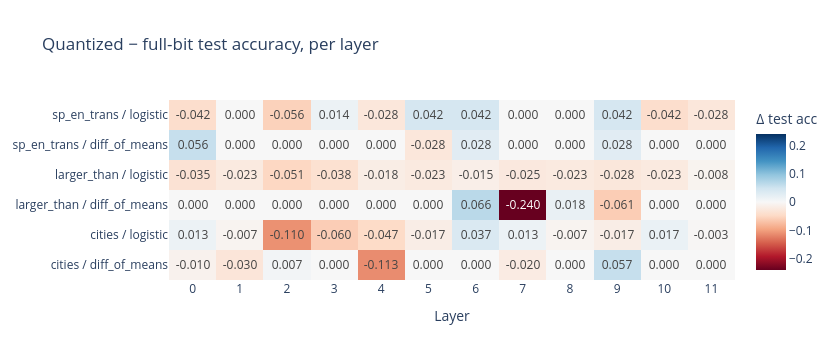

Notebook cell for this chart:
### Markdown cell above
## Quantized minus full-bit test accuracy, by layer

For each `(dataset, probe_type)` pair, a heatmap over layers of
`test_acc[quantized] - test_acc[full_bit]`.

### Code cell
pivot = results.pivot_table(index=["dataset", "probe_type", "layer"], columns="model_variant", values="test_acc").reset_index()
pivot["delta_quantized_minus_full"] = pivot["quantized"] - pivot["full_bit"]
pivot["row_label"] = pivot["dataset"] + " / " + pivot["probe_type"]

heat = pivot.pivot(index="row_label", columns="layer", values="delta_quantized_minus_full")
heat = heat.reindex(sorted(heat.index))

max_abs = float(heat.abs().to_numpy().max())
fig = go.Figure(
    go.Heatmap(
        z=heat.values,
        x=[str(c) for c in heat.columns],
        y=heat.index,
        colorscale="RdBu",
        zmid=0,
        zmin=-max_abs,
        zmax=max_abs,
        colorbar=dict(title="Δ test acc"),
        text=[[f"{v:.3f}" for v in row] for row in heat.values],
        texttemplate="%{text}",
    )
)
fig.update_layout(
    title="Quantized − full-bit test accuracy, per layer",
    xaxis_title="Layer",
    height=120 + 40 * len(heat.index),
    width=120 + 60 * len(heat.columns),
)
fig.show()

### Figure 1 — Plotly figure (JSON) as saved in the notebook; plotly's stock layout.template omitted (floating-point values rounded to 4 significant figures)
{"data": [{"colorbar": {"title": {"text": "Δ test acc"}}, "colorscale": [[0, "rgb(103,0,31)"], [0.1, "rgb(178,24,43)"], [0.2, "rgb(214,96,77)"], [0.3, "rgb(244,165,130)"], [0.4, "rgb(253,219,199)"], [0.5, "rgb(247,247,247)"], [0.6, "rgb(209,229,240)"], [0.7, "rgb(146,197,222)"], [0.8, "rgb(67,147,195)"], [0.9, "rgb(33,102,172)"], [1, "rgb(5,48,97)"]], "text": [["-0.010", "-0.030", "0.007", "0.000", "-0.113", "0.000", "0.000", "-0.020", "0.000", "0.057", "0.000", "0.000"], ["0.013", "-0.007", "-0.110", "-0.060", "-0.047", "-0.017", "0.037", "0.013", "-0.007", "-0.017", "0.017", "-0.003"], ["0.000", "0.000", "0.000", "0.000", "0.000", "0.000", "0.066", "-0.240", "0.018", "-0.061", "0.000", "0.000"], ["-0.035", "-0.023", "-0.051", "-0.038", "-0.018", "-0.023", "-0.015", "-0.025", "-0.023", "-0.028", "-0.023", "-0.008"], ["0.056", "0.000", "0.000", "0.000", "0.000", "-0.028", "0.028", "0.000", "0.000", "0.028", "0.000", "0.000"], ["-0.042", "0.000", "-0.056", "0.014", "-0.028", "0.042", "0.042", "0.000", "0.000", "0.042", "-0.042", "-0.028"]], "texttemplate": "%{text}", "type": "heatmap", "x": ["0", "1", "2", "3", "4", "5", "6", "7", "8", "9", "10", "11"], "y": ["cities / diff_of_means", "cities / logistic", "larger_than / diff_of_means", "larger_than / logistic", "sp_en_trans / diff_of_means", "sp_en_trans / logistic"], "z": [[-0.01, -0.03, 0.006667, 0.0, -0.1133, 0.0, 0.0, -0.02, 0.0, 0.05667, 0.0, 0.0], [0.01333, -0.006667, -0.11, -0.06, -0.04667, -0.01667, 0.03667, 0.01333, -0.006667, -0.01667, 0.01667, -0.003333], [0.0, 0.0, 0.0, 0.0, 0.0, 0.0, 0.06566, -0.2399, 0.01768, -0.06061, 0.0, 0.0], [-0.03535, -0.02273, -0.05051, -0.03788, -0.01768, -0.02273, -0.01515, -0.02525, -0.02273, -0.02778, -0.02273, -0.007576], [0.05634, 0.0, 0.0, 0.0, 0.0, -0.02817, 0.02817, 0.0, 0.0, 0.02817, 0.0, 0.0], [-0.04225, 0.0, -0.05634, 0.01408, -0.02817, 0.04225, 0.04225, 0.0, 0.0, 0.04225, -0.04225, -0.02817]], "zmax": 0.2399, "zmid": 0, "zmin": -0.2399}], "layout": {"height": 360, "title": {"text": "Quantized − full-bit test accuracy, per layer"}, "width": 840, "xaxis": {"title": {"text": "Layer"}}}}
